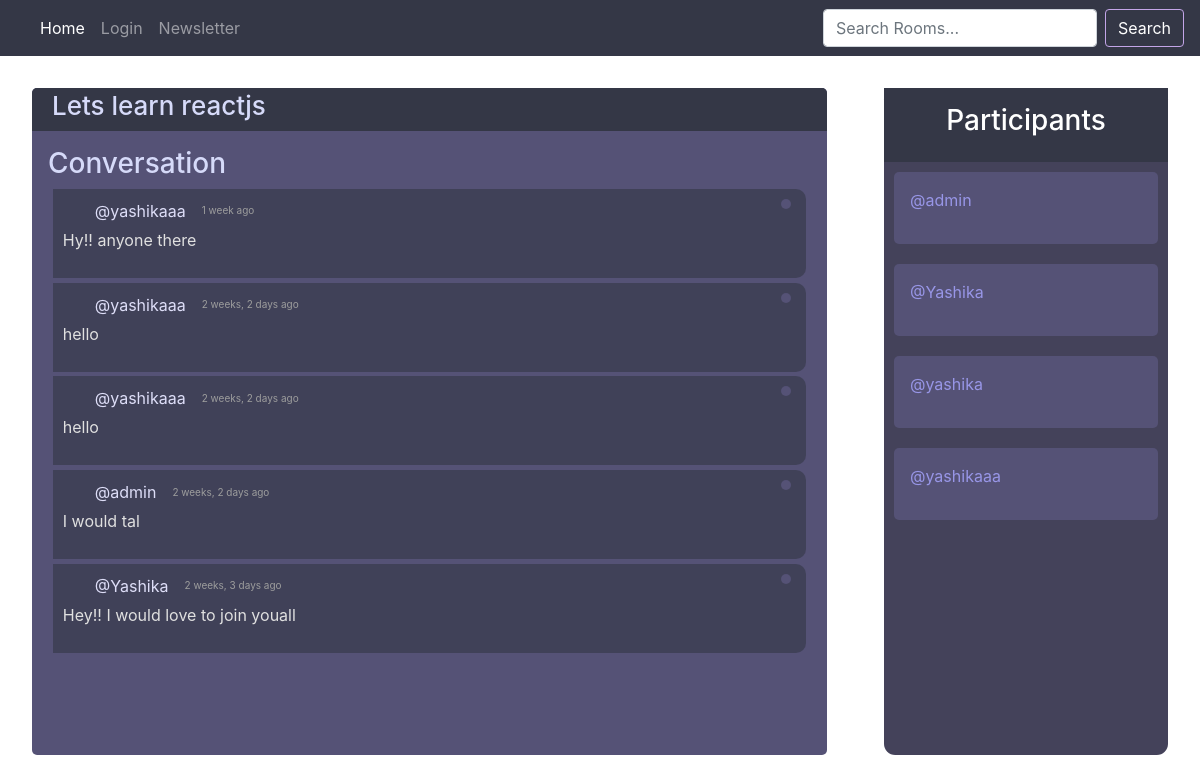
The page /room/11 on the database its author committed.
### base/models.py (models this page shows, shortened)
class Room(models.Model):
    host = models.ForeignKey(User, on_delete=models.SET_NULL, null = True)
    topic= models.ForeignKey(Topic, on_delete=models.SET_NULL, null = True)
    name = models.CharField(max_length=200)
    description = models.TextField(null = True, blank = True)
    participants = models.ManyToManyField(User, related_name='participants', blank=True)
    updated = models.DateTimeField(auto_now=True)
    created = models.DateTimeField(auto_now_add=True)
    class Meta:
        ordering =['-updated','-created']

class Message(models.Model):
    user= models.ForeignKey(User, on_delete=models.CASCADE)
    room =models.ForeignKey(Room,on_delete=models.CASCADE)
    body = models.TextField()
    updated = models.DateTimeField(auto_now=True)
    created = models.DateTimeField(auto_now_add=True)
    class Meta:
        ordering =['-updated','-created']

### base/views.py (the view, shortened to what this page needs)
# urls.py: path('room/<str:pk>',views.room,name="room"),
def room(request,pk):
    room = Room.objects.get(id=pk)
    room_messages = room.message_set.all().order_by('-created')
    participants = room.participants.all()
    context = {'room':room, 'room_messages':room_messages,'participants':participants}
    return render(request,'base/room.html',context)

### base/templates/base/room.html (shortened to what this page needs)
{% extends 'main.html' %}
{% block content %}
<div class="room--wrapper">
    <div class="room-desc">
        <div class="top">
            <h1 style="color: #d6daf9;">{{room.name}}</h1>
        </div>
        <div class="middle">
            <h3 style="color: #d6daf9;">Conversation</h3>
            <div class="allchats">
                {% for message in room_messages %}
                <div class="chat">
                    <div class="delete__mess">
                    </div>
                    <div class="author-desc">
                        <a style="color: #dedef8;" href="">@{{message.user}}</a>
                        <p style="margin-bottom: 0;" class="time-stamp" >{{message.created | timesince}} ago</p>
                    </div>
                    <div class="message">
                        <p>{{message.body}}</p>
                    </div>
                </div>
                {% endfor %}
            </div>
        </div>
        <div class="bottom">
        </div>
    </div>
    <div class="participants">
        <div class="participants__top">
            <h3>Participants</h3>
        </div>
        {% for user in participants %}
        <div class="participant-board">
            <p style="color: #9896e7;">@{{user.username}} <img style="width: 23px;" src="https://cdn.iconscout.com/icon/free/png-128/user-1482-457815.png" alt=""></p>
        </div>
        {% endfor %}
    </div>
</div>
{% endblock %}

### static/styles/main.css (style rules this page uses)
:root { --primary-bg:rgb(40 42 54); --primary-font: #bb86fc; --shadow-color: #bbb6c5; --secondary-bg:rgb(52 55 70); --ternary-bg:rgb(33 34 44); --four-bg:rgb(46 52 64); --navbar-box-shadow: #ffffff59; --font-color:rgb(82 94 134); --white: #fff; }
body { background-color: white; }
* { font-family: "DM Sans", -apple-system, BlinkMacSystemFont, "Segoe UI", Roboto, Oxygen, Ubuntu, Cantarell, "Open Sans", "Helvetica Neue", sans-serif; margin: 0; padding: 0; box-sizing: border-box; text-rendering: optimizeLegibility; font-size: inherit; }
a { color: black ; }
.room-main, .participants { background: #44425a; border-radius: 0.7rem; position: relative; display: flex; flex-basis: 25%; flex-direction: column; }
.room__top, .participants__top { color: white; background: #343746; display: flex; justify-content: center; align-items: center; padding: 1rem 1rem; position: relative; }
.room--wrapper { height: 88vh; width: 100vw; overflow: hidden; display: flex; padding: 2rem; justify-content: space-between; }
.room-desc { width: 70%; background: #555276; color: #5e5775; border-radius: 5px; overflow: hidden; height: 100%; }
.top { background: #343746; padding: 2px 20px; }
.top h1 { font-size: 26px; }
.middle { height: 80%; padding: 1rem; overflow-x: hidden; overflow-y: scroll; }
.bottom { height: 8%; width: 100%; display: flex; align-items: center; padding: 0 10px; }
.chat { background: #373a49a6; padding: 10px; border-radius: 0 10px 10px 0; margin: 0.3rem; position: relative; }
.chat .delete__mess { position: absolute; right: 2%; background: #555276;; padding: 5px; font-size: 12px; font-weight: 500; border-radius: 5px; }
.chat .time-stamp { margin-bottom: 0; margin-left: 1rem; font-size: 10px; text-align: center; color: #9d9d9d; }
.author-desc { display: flex; align-items: center; }
.author-desc p { font-size: 13px; color: #e5e3e3; }
.message { margin-top: 5px; }
.message p { color: #e0e0e0; }
.participant-board { background: #555276; margin: 10px; border-radius: 5px; padding: 1rem; }

### rows shown on the page
Room: name "Lets learn reactjs"
Message: user "yashikaaa", created "1 week", body "Hy!! anyone there"
Message: user "yashikaaa", created "2 weeks, 2 days", body "hello"
Message: user "yashikaaa", created "2 weeks, 2 days", body "hello"
Message: user "admin", created "2 weeks, 2 days", body "I would tal"
Message: user "Yashika", created "2 weeks, 3 days", body "Hey!! I would love to join youall"

### other values the page prints
{{ user.username }} "admin"
{{ user.username }} "Yashika"
{{ user.username }} "yashika"
{{ user.username }} "yashikaaa"
